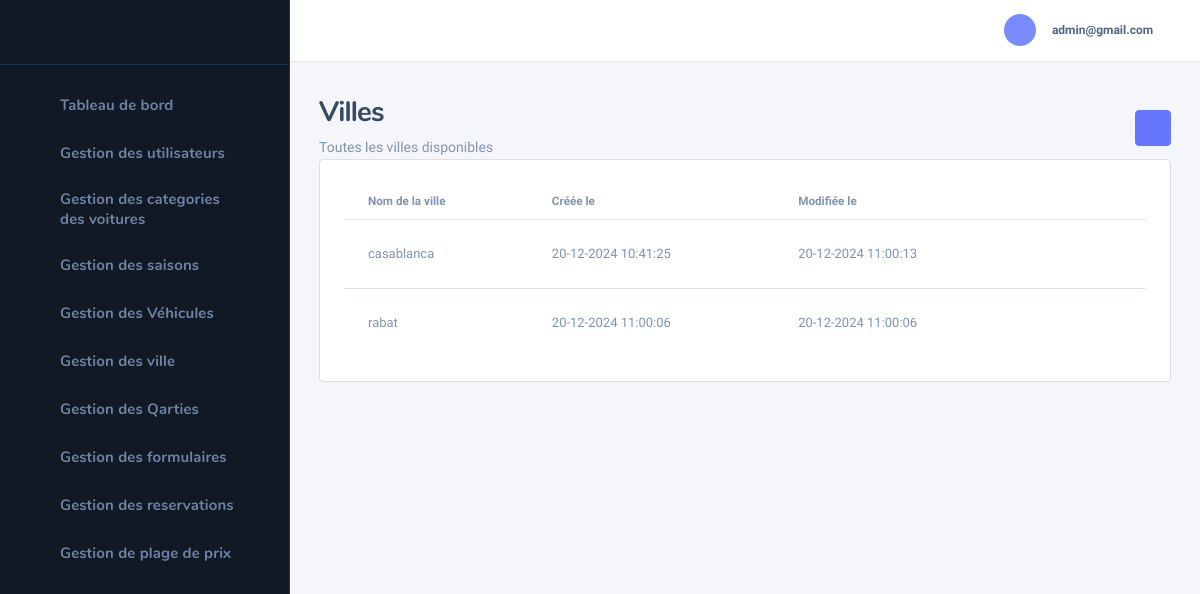
The page /gestion-ville.php (signed in) on the database its author committed.
### tables this page shows
CREATE TABLE `app_ville` (
  `id` int NOT NULL,
  `name_ville` varchar(100) NOT NULL,
  `created_at` timestamp NULL DEFAULT CURRENT_TIMESTAMP,
  `updated_at` timestamp NULL DEFAULT CURRENT_TIMESTAMP ON UPDATE CURRENT_TIMESTAMP
);

### gestion-ville.php (the view, shortened to what this page needs)
<?php
include 'db.php';
?>
<!DOCTYPE html>
<html lang="fr">
<head>
    <link rel="stylesheet" href="src/assets/css/dashlite.css">
    <link id="skin-default" rel="stylesheet" href="src/assets/css/theme.css">
</head>
<body class="nk-body bg-lighter npc-general has-sidebar">
    <?php include 'sidebare.php'; ?>
    <div class="nk-wrap">
        <?php include 'head.php'; ?>
        <div class="nk-content">
            <div class="container-fluid">
                <div class="nk-content-inner">
                    <div class="nk-content-body">
                        <div class="nk-block-between">
                            <div class="nk-block-head-content">
                                <h3 class="nk-block-title page-title">Villes</h3>
                                <div class="nk-block-des text-soft">
                                    <p>Toutes les villes disponibles</p>
                                </div>
                            </div>
                            <div class="nk-block-head-content">
                                <div class="toggle-wrap nk-block-tools-toggle">
                                    <div class="toggle-expand-content" data-content="pageMenu">
                                        <ul class="nk-block-tools g-3">
                                            <div class="dropdown">
                                                <a href="#" class="dropdown-toggle btn btn-icon btn-primary" data-bs-toggle="modal" data-bs-target="#addCityModal" title="Ajouter">
                                                    <em class="icon ni ni-plus"></em>
                                                </a>
                                            </div>
                                        </ul>
                                    </div>
                                </div>
                            </div>
                        </div>
                        <div class="card card-bordered card-preview">
                            <div class="card-inner">
                                <div class="nk-block">
                                <table class="datatable-init nowrap nk-tb-list nk-tb-ulist" data-auto-responsive="false" id="cityTable">
                                        <thead>
                                            <tr class="nk-tb-item nk-tb-head">
                                                <th class="nk-tb-col">Nom de la ville</th>
                                                <th class="nk-tb-col">Créée le</th>
                                                <th class="nk-tb-col">Modifiée le</th>
                                                <th class="nk-tb-col nk-tb-col-tools text-end"></th>
                                            </tr>
                                        </thead>
                                        <tbody>
                                            <?php
                                            $result = $conn->query("SELECT * FROM app_ville");
                                            if ($result->num_rows > 0) {
                                                while ($row = $result->fetch_assoc()) {
                                                    echo "<tr class='nk-tb-item'>
                                                            <td class='nk-tb-col'>{$row['name_ville']}</td>
                                                            <td class='nk-tb-col'>" . date('d-m-Y H:i:s', strtotime($row['created_at'])) . "</td>
                                                            <td class='nk-tb-col'>" . date('d-m-Y H:i:s', strtotime($row['updated_at'])) . "</td>
                                                            <td class='nk-tb-col nk-tb-col-tools'>
                                                                <ul class='nk-tb-actions gx-2'>
                                                                    <li>
                                                                        <a href='#' class='btn btn-trigger btn-icon btn-edit'
                                                                        data-id='" . $row['id'] . "'
                                                                        data-name='" . htmlspecialchars($row['name_ville'], ENT_QUOTES) . "'
                                                                        data-bs-toggle='modal' data-bs-target='#editCityModal'>
                                                                        <em class='icon ni ni-edit'></em>
                                                                        </a>
                                                                    </li>
                                                                    <li>
                                                                        <a class='btn btn-trigger btn-icon btn-trash' href='?action=delete&id=" . $row['id'] . "' onclick='return confirm(\"Confirmer la suppression ?\")'>
                                                                            <em class='icon ni ni-trash'></em>
                                                                        </a>
                                                                    </li>
                                                                </ul>
                                                            </td>
                                                        </tr>";
                                                }
                                            } else {
                                                echo "<tr><td colspan='4'>Aucune ville trouvée</td></tr>";
                                            }
                                            ?>
                                        </tbody>
                                    </table>
                                </div>
                            </div>
                        </div>
                    </div>
                </div>
            </div>
        </div>
    </div>
</body>
</html>

### rows shown on the page
app_ville: name_ville "casablanca", created_at "20-12-2024 10:41:25", updated_at "20-12-2024 11:00:13"
app_ville: name_ville "rabat", created_at "20-12-2024 11:00:06", updated_at "20-12-2024 11:00:06"

### other values the page prints
$email "admin@gmail.com"
